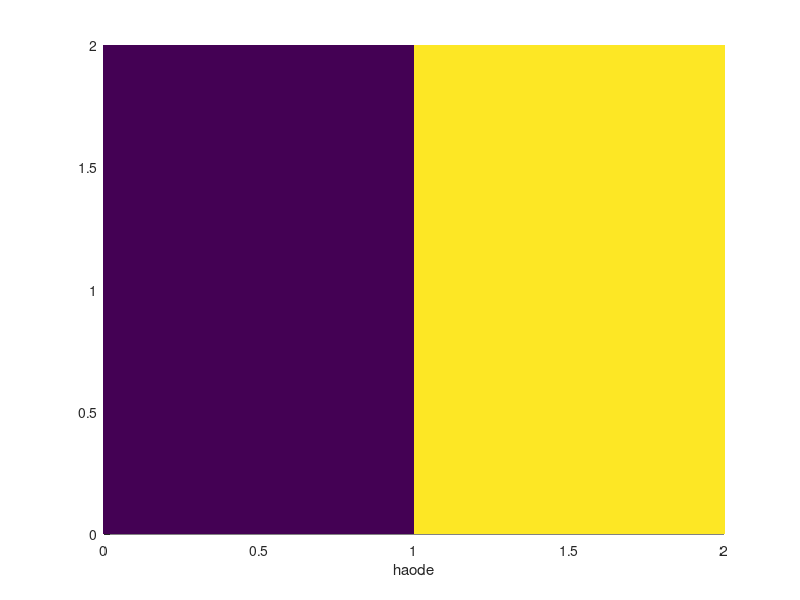

Recreate this plot in MATLAB.
clc, clear, close all



interval = linspace(0, 2, 100);
[xGrid, yGrid] = meshgrid(interval, interval);
x = xGrid(:);
y = yGrid(:);
d1 = (x-0).^2+(y-0).^2;
d2 = (x-2).^2+(y-0).^2;
D = [d1, d2];
[~, idx] = min(D, [], 2);
% contourf(xGrid, yGrid, ...
%     reshape(idx, size(xGrid, 1), size(yGrid, 2)));

imagesc('XData', [0, 2], 'Ydata', [2, 0], ...
    'CData', reshape(idx, size(xGrid, 1), size(yGrid, 2)));% Top to down
% colorbar


axis([0, 2, 0, 2])
grid on
xlabel('haode')
